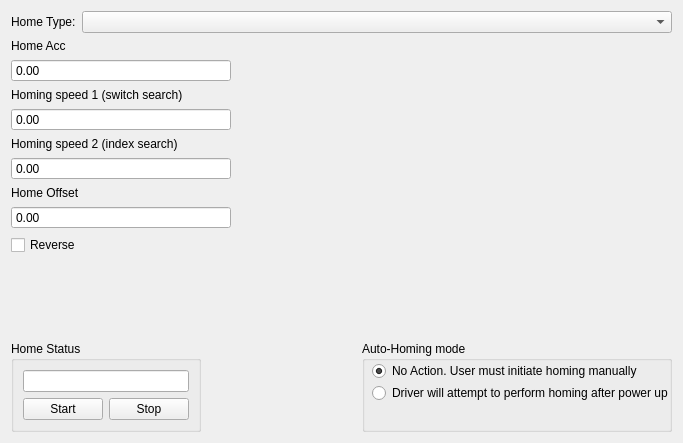
<?xml version="1.0" encoding="UTF-8"?>
<ui version="4.0">
 <class>GraphHome136</class>
 <widget class="QWidget" name="GraphHome136">
  <property name="geometry">
   <rect>
    <x>0</x>
    <y>0</y>
    <width>683</width>
    <height>443</height>
   </rect>
  </property>
  <property name="contextMenuPolicy">
   <enum>Qt::DefaultContextMenu</enum>
  </property>
  <property name="windowTitle">
   <string>Form</string>
  </property>
  <layout class="QVBoxLayout" name="verticalLayout">
   <item>
    <layout class="QHBoxLayout" name="horizontalLayout_2" stretch="0,1">
     <item>
      <widget class="QLabel" name="label">
       <property name="text">
        <string>Home Type:</string>
       </property>
      </widget>
     </item>
     <item>
      <widget class="QComboBox" name="comboBox_homeType"/>
     </item>
    </layout>
   </item>
   <item>
    <layout class="QHBoxLayout" name="horizontalLayout" stretch="1,2">
     <item>
      <layout class="QVBoxLayout" name="verticalLayout_2">
       <item>
        <widget class="QLabel" name="label_2">
         <property name="text">
          <string>Home Acc</string>
         </property>
         <property name="margin">
          <number>5</number>
         </property>
        </widget>
       </item>
       <item>
        <widget class="QDoubleSpinBox" name="doubleSpinBox_homeAcc">
         <property name="buttonSymbols">
          <enum>QAbstractSpinBox::NoButtons</enum>
         </property>
        </widget>
       </item>
       <item>
        <widget class="QLabel" name="label_3">
         <property name="text">
          <string>Homing speed 1 (switch search)</string>
         </property>
         <property name="margin">
          <number>5</number>
         </property>
        </widget>
       </item>
       <item>
        <widget class="QDoubleSpinBox" name="doubleSpinBox_switch">
         <property name="buttonSymbols">
          <enum>QAbstractSpinBox::NoButtons</enum>
         </property>
         <property name="correctionMode">
          <enum>QAbstractSpinBox::CorrectToPreviousValue</enum>
         </property>
         <property name="minimum">
          <double>-32768.000000000000000</double>
         </property>
         <property name="maximum">
          <double>32767.000000000000000</double>
         </property>
        </widget>
       </item>
       <item>
        <widget class="QLabel" name="label_4">
         <property name="text">
          <string>Homing speed 2 (index search)</string>
         </property>
         <property name="margin">
          <number>5</number>
         </property>
        </widget>
       </item>
       <item>
        <widget class="QDoubleSpinBox" name="doubleSpinBox_index">
         <property name="buttonSymbols">
          <enum>QAbstractSpinBox::NoButtons</enum>
         </property>
         <property name="minimum">
          <double>-32768.000000000000000</double>
         </property>
         <property name="maximum">
          <double>32767.000000000000000</double>
         </property>
        </widget>
       </item>
       <item>
        <widget class="QLabel" name="label_5">
         <property name="text">
          <string>Home Offset</string>
         </property>
         <property name="margin">
          <number>5</number>
         </property>
        </widget>
       </item>
       <item>
        <widget class="QDoubleSpinBox" name="doubleSpinBox_offset">
         <property name="buttonSymbols">
          <enum>QAbstractSpinBox::NoButtons</enum>
         </property>
         <property name="minimum">
          <double>-2147483648.000000000000000</double>
         </property>
         <property name="maximum">
          <double>2147483647.000000000000000</double>
         </property>
        </widget>
       </item>
       <item>
        <widget class="QCheckBox" name="checkBox_homeReverse">
         <property name="text">
          <string>Reverse</string>
         </property>
        </widget>
       </item>
       <item>
        <spacer name="verticalSpacer_3">
         <property name="orientation">
          <enum>Qt::Vertical</enum>
         </property>
         <property name="sizeHint" stdset="0">
          <size>
           <width>20</width>
           <height>40</height>
          </size>
         </property>
        </spacer>
       </item>
      </layout>
     </item>
     <item>
      <layout class="QVBoxLayout" name="verticalLayout_3"/>
     </item>
    </layout>
   </item>
   <item>
    <layout class="QHBoxLayout" name="horizontalLayout_3" stretch="0,1,2">
     <item>
      <widget class="QGroupBox" name="groupBox_homeStatus">
       <property name="title">
        <string>Home Status</string>
       </property>
       <layout class="QGridLayout" name="gridLayout">
        <item row="1" column="0">
         <widget class="QPushButton" name="btn_home_start">
          <property name="text">
           <string>Start</string>
          </property>
         </widget>
        </item>
        <item row="1" column="1">
         <widget class="QPushButton" name="btn_home_stop">
          <property name="text">
           <string>Stop</string>
          </property>
         </widget>
        </item>
        <item row="0" column="0" colspan="2">
         <widget class="QLineEdit" name="lineEdit_status">
          <property name="readOnly">
           <bool>true</bool>
          </property>
         </widget>
        </item>
       </layout>
      </widget>
     </item>
     <item>
      <spacer name="horizontalSpacer">
       <property name="orientation">
        <enum>Qt::Horizontal</enum>
       </property>
       <property name="sizeHint" stdset="0">
        <size>
         <width>40</width>
         <height>20</height>
        </size>
       </property>
      </spacer>
     </item>
     <item>
      <widget class="QGroupBox" name="groupBox_homingMode">
       <property name="title">
        <string>Auto-Homing mode</string>
       </property>
       <widget class="QRadioButton" name="radioButton_manual">
        <property name="geometry">
         <rect>
          <x>10</x>
          <y>22</y>
          <width>381</width>
          <height>16</height>
         </rect>
        </property>
        <property name="text">
         <string>No Action. User must initiate homing manually</string>
        </property>
        <property name="checked">
         <bool>true</bool>
        </property>
       </widget>
       <widget class="QRadioButton" name="radioButton_auto">
        <property name="geometry">
         <rect>
          <x>10</x>
          <y>44</y>
          <width>381</width>
          <height>16</height>
         </rect>
        </property>
        <property name="text">
         <string>Driver will attempt to perform homing after power up</string>
        </property>
        <property name="checked">
         <bool>false</bool>
        </property>
       </widget>
       <zorder>radioButton_manual</zorder>
       <zorder>radioButton_auto</zorder>
       <zorder>horizontalSpacer</zorder>
      </widget>
     </item>
    </layout>
   </item>
  </layout>
 </widget>
 <resources/>
 <connections/>
</ui>
